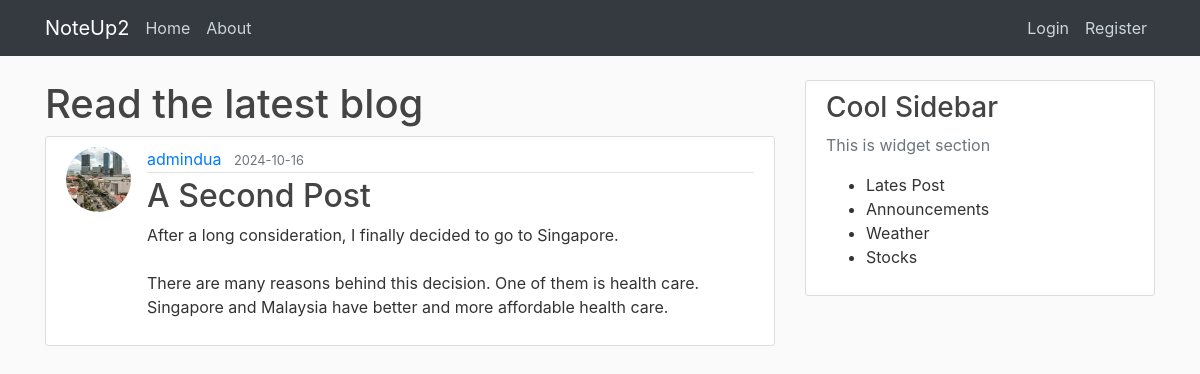
Screenshot of /post/2 with the database file from the repository.
### noteup/models.py (models this page shows, shortened)
class User(db.Model, UserMixin):
    id = db.Column(db.Integer, primary_key=True)
    username = db.Column(db.String(20), unique=True, nullable=False)
    email = db.Column(db.String(100), unique=True, nullable=False)
    image_file = db.Column(db.String(20), nullable=False, default='default.jpg')
    password = db.Column(db.String(60), nullable=False)
    posts = db.relationship('Post', backref='author', lazy=True)

class Post(db.Model):
    id = db.Column(db.Integer, primary_key=True)
    title = db.Column(db.String(100), nullable=False)
    date_posted = db.Column(db.DateTime, nullable=False, default=datetime.now(timezone.utc))
    content = db.Column(db.Text, nullable=False)
    user_id = db.Column(db.Integer, db.ForeignKey('user.id'), nullable=False)

### noteup/routes.py (the view)
@app.route("/post/<int:post_id>")
def post(post_id):
    post = Post.query.get_or_404(post_id)
    return render_template('post.html', title=post.title, post=post)

### noteup/templates/post.html (shortened to what this page needs)
{% extends "layout.html" %}
{% block content %}
    <h1>Read the latest blog</h1>
    <article class="media content-section">
        <img class="rounded-circle article-img" src="{{ url_for('static', filename='img/' + post.author.image_file) }}">
        <div class="media-body">
            <div class="article-metadata">
                <a href="#" class="mr-2">{{ post.author.username }}</a>
                <small class="text-muted">{{ post.date_posted.strftime('%Y-%m-%d') }}</small>
            </div>
            <h2 class="article-title">{{ post.title }}</h2>
            <p class="article-content">{{ post.content }}</p>
        </div>
    </article>
{% endblock content %}

### noteup/static/style.css (style rules this page uses)
body { background: #fafafa; color: #333333; margin-top: 5rem; }
h1, h2, h3, h4, h5, h6 { color: #444444; }
.content-section { background: #ffffff; padding: 10px 20px; border: 1px solid #dddddd; border-radius: 3px; margin-bottom: 20px; }
.article-title { color: #444444; }
.article-content { white-space: pre-line; }
.article-img { height: 65px; width: 65px; margin-right: 16px; }
.article-metadata { padding-bottom: 1px; margin-bottom: 4px; border-bottom: 1px solid #e3e3e3; }

### rows the page displays
User: image_file (picture), author.username "admindua"
Post: date_posted "2024-10-16", title "A Second Post", content "After a long consideration, I finally decided to go to Singapore. There are many reasons behind this decision. One of them is health care. Singapore and Malaysia have better and more affordable health care."
